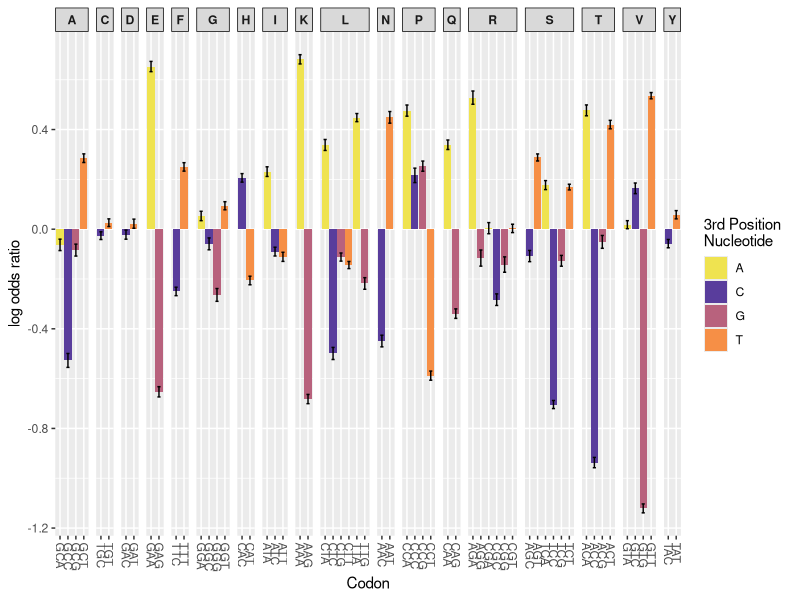

Recreate this plot in R.

library(ggplot2)

#read in VedIO

data = read.csv("log_odds_results_Cambray.csv", h = TRUE)

pdf("figure5.pdf", width = 10, height = 5)
fig5 = ggplot(data, aes(x = Codon, y = Log_Odds)) + 
	geom_col(aes(fill = Last_base)) +
	scale_fill_manual(values = c("#EFE350FF", "#593D9CFF", "#B8627DFF", "#F68F46FF")) + 
	geom_errorbar(aes(ymin = Log_Odds - Std_Error, ymax = Log_Odds + Std_Error, width = 0.4), colour = "black") + 
	facet_grid(~Amino_acid, scales = "free_x", space = "free_x") + 
	scale_x_discrete(guide = guide_axis(angle = -90)) + 
	labs(x = "Codon", y = "log odds ratio", fill = "3rd Position \nNucleotide") + 
	theme(strip.text.x = element_text(face = "bold"), strip.background = element_rect(color = "black")) 
print(fig5)
dev.off()


#plot VedIO by codon, coloured based on 3rd position nucleotide